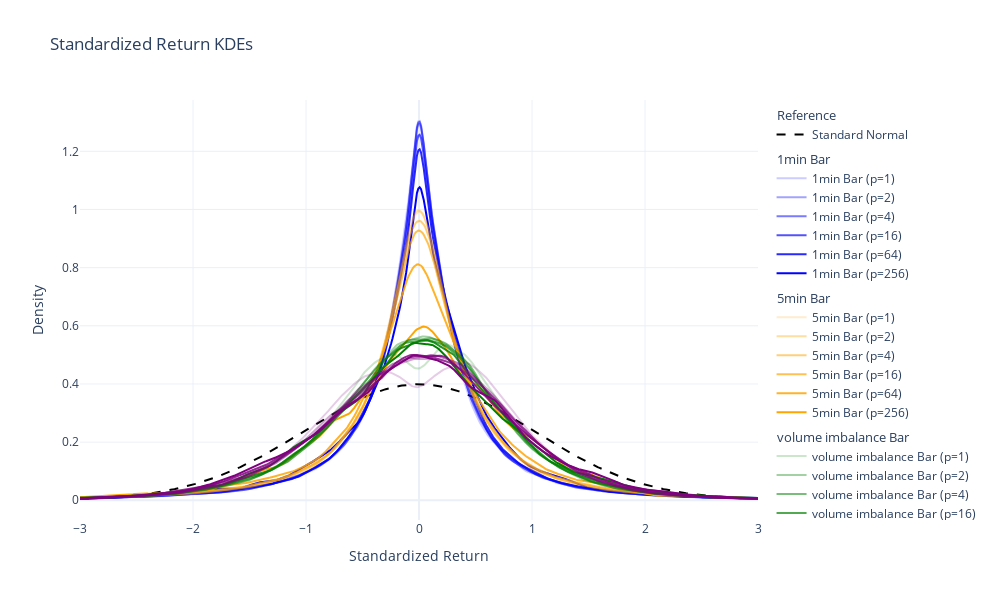

Here is the notebook cell this chart was saved with:
### Code cell
import numpy as np
import pandas as pd
from scipy.stats import norm, gaussian_kde
import plotly.graph_objects as go

raw_bar = pd.read_parquet(os.path.join(os.getcwd(), 'history.parquet'))
time_bar = pd.read_parquet(os.path.join(os.getcwd(), 'time_bar.parquet'))
vimb_bar = pd.read_parquet(os.path.join(os.getcwd(), 'volume_imbalance_bar.parquet'))
vrun_bar = pd.read_parquet(os.path.join(os.getcwd(), 'volume_run_bar.parquet'))
print(raw_bar.shape[0])
print(time_bar.shape[0])
print(vimb_bar.shape[0])
print(vrun_bar.shape[0])

# Constants
MAX = 0.02
MIN = -0.02
BIN = 500
x = np.linspace(-3, 3, BIN)

# Create figure
fig = go.Figure()

# Standard Normal curve
standard_pdf = norm.pdf(x, 0, 1)
fig.add_trace(go.Scatter(
    x=x, y=standard_pdf,
    mode='lines',
    name='Standard Normal',
    line=dict(color='black', dash='dash', width=2),
    legendgroup='normal',
    legendgrouptitle_text='Reference'
))


def add_hist(data: pd.DataFrame, period_list, label: str, color: str):
    alphas = np.linspace(0.2, 1.0, len(period_list))
    for period, alpha in zip(period_list, alphas):
        data_sub = data[-(60*24*25*5):]
        returns = np.log1p(data_sub["close"].pct_change(periods=period).fillna(0))
        mu, std = norm.fit(returns)
        standardized_returns = (returns - mu) / std
        kde = gaussian_kde(standardized_returns, bw_method=0.05)
        fig.add_trace(go.Scatter(
            x=x, y=kde(x),
            mode='lines',
            name=f'{label} (p={period})',
            line=dict(color=color, width=2),
            opacity=alpha,
            legendgroup=label,
            legendgrouptitle_text=label
        ))


# Periods
periods = [1, 2, 4, 16, 64, 256]

# Add data groups with color
add_hist(raw_bar, periods, '1min Bar', 'blue')
add_hist(time_bar, periods, '5min Bar', 'orange')
add_hist(vimb_bar, periods, 'volume imbalance Bar', 'green')
add_hist(vrun_bar, periods, 'volume run Bar', 'purple')

# Layout
fig.update_layout(
    title='Standardized Return KDEs',
    xaxis_title='Standardized Return',
    yaxis_title='Density',
    template='plotly_white',
    legend=dict(
        orientation="v",
        x=1.02,
        y=1,
        tracegroupgap=5
    ),
    width=1000,
    height=600
)

fig.show()

### Figure 1 — Plotly figure (JSON) as saved in the notebook; plotly's stock layout.template omitted (floating-point values rounded to 4 significant figures; data arrays with more than 128 entries replaced by an {"elided": "..."} marker saying what was removed)
{"data": [{"legendgroup": "normal", "legendgrouptitle": {"text": "Reference"}, "line": {"color": "black", "dash": "dash", "width": 2}, "mode": "lines", "name": "Standard Normal", "type": "scatter", "x": {"elided": "500 float values"}, "y": {"elided": "500 float values"}}, {"legendgroup": "1min Bar", "legendgrouptitle": {"text": "1min Bar"}, "line": {"color": "blue", "width": 2}, "mode": "lines", "name": "1min Bar (p=1)", "opacity": 0.2, "type": "scatter", "x": {"elided": "500 float values"}, "y": {"elided": "500 float values"}}, {"legendgroup": "1min Bar", "legendgrouptitle": {"text": "1min Bar"}, "line": {"color": "blue", "width": 2}, "mode": "lines", "name": "1min Bar (p=2)", "opacity": 0.36, "type": "scatter", "x": {"elided": "500 float values"}, "y": {"elided": "500 float values"}}, {"legendgroup": "1min Bar", "legendgrouptitle": {"text": "1min Bar"}, "line": {"color": "blue", "width": 2}, "mode": "lines", "name": "1min Bar (p=4)", "opacity": 0.52, "type": "scatter", "x": {"elided": "500 float values"}, "y": {"elided": "500 float values"}}, {"legendgroup": "1min Bar", "legendgrouptitle": {"text": "1min Bar"}, "line": {"color": "blue", "width": 2}, "mode": "lines", "name": "1min Bar (p=16)", "opacity": 0.68, "type": "scatter", "x": {"elided": "500 float values"}, "y": {"elided": "500 float values"}}, {"legendgroup": "1min Bar", "legendgrouptitle": {"text": "1min Bar"}, "line": {"color": "blue", "width": 2}, "mode": "lines", "name": "1min Bar (p=64)", "opacity": 0.84, "type": "scatter", "x": {"elided": "500 float values"}, "y": {"elided": "500 float values"}}, {"legendgroup": "1min Bar", "legendgrouptitle": {"text": "1min Bar"}, "line": {"color": "blue", "width": 2}, "mode": "lines", "name": "1min Bar (p=256)", "opacity": 1, "type": "scatter", "x": {"elided": "500 float values"}, "y": {"elided": "500 float values"}}, {"legendgroup": "5min Bar", "legendgrouptitle": {"text": "5min Bar"}, "line": {"color": "orange", "width": 2}, "mode": "lines", "name": "5min Bar (p=1)", "opacity": 0.2, "type": "scatter", "x": {"elided": "500 float values"}, "y": {"elided": "500 float values"}}, {"legendgroup": "5min Bar", "legendgrouptitle": {"text": "5min Bar"}, "line": {"color": "orange", "width": 2}, "mode": "lines", "name": "5min Bar (p=2)", "opacity": 0.36, "type": "scatter", "x": {"elided": "500 float values"}, "y": {"elided": "500 float values"}}, {"legendgroup": "5min Bar", "legendgrouptitle": {"text": "5min Bar"}, "line": {"color": "orange", "width": 2}, "mode": "lines", "name": "5min Bar (p=4)", "opacity": 0.52, "type": "scatter", "x": {"elided": "500 float values"}, "y": {"elided": "500 float values"}}, {"legendgroup": "5min Bar", "legendgrouptitle": {"text": "5min Bar"}, "line": {"color": "orange", "width": 2}, "mode": "lines", "name": "5min Bar (p=16)", "opacity": 0.68, "type": "scatter", "x": {"elided": "500 float values"}, "y": {"elided": "500 float values"}}, {"legendgroup": "5min Bar", "legendgrouptitle": {"text": "5min Bar"}, "line": {"color": "orange", "width": 2}, "mode": "lines", "name": "5min Bar (p=64)", "opacity": 0.84, "type": "scatter", "x": {"elided": "500 float values"}, "y": {"elided": "500 float values"}}, {"legendgroup": "5min Bar", "legendgrouptitle": {"text": "5min Bar"}, "line": {"color": "orange", "width": 2}, "mode": "lines", "name": "5min Bar (p=256)", "opacity": 1, "type": "scatter", "x": {"elided": "500 float values"}, "y": {"elided": "500 float values"}}, {"legendgroup": "volume imbalance Bar", "legendgrouptitle": {"text": "volume imbalance Bar"}, "line": {"color": "green", "width": 2}, "mode": "lines", "name": "volume imbalance Bar (p=1)", "opacity": 0.2, "type": "scatter", "x": {"elided": "500 float values"}, "y": {"elided": "500 float values"}}, {"legendgroup": "volume imbalance Bar", "legendgrouptitle": {"text": "volume imbalance Bar"}, "line": {"color": "green", "width": 2}, "mode": "lines", "name": "volume imbalance Bar (p=2)", "opacity": 0.36, "type": "scatter", "x": {"elided": "500 float values"}, "y": {"elided": "500 float values"}}, {"legendgroup": "volume imbalance Bar", "legendgrouptitle": {"text": "volume imbalance Bar"}, "line": {"color": "green", "width": 2}, "mode": "lines", "name": "volume imbalance Bar (p=4)", "opacity": 0.52, "type": "scatter", "x": {"elided": "500 float values"}, "y": {"elided": "500 float values"}}, {"legendgroup": "volume imbalance Bar", "legendgrouptitle": {"text": "volume imbalance Bar"}, "line": {"color": "green", "width": 2}, "mode": "lines", "name": "volume imbalance Bar (p=16)", "opacity": 0.68, "type": "scatter", "x": {"elided": "500 float values"}, "y": {"elided": "500 float values"}}, {"legendgroup": "volume imbalance Bar", "legendgrouptitle": {"text": "volume imbalance Bar"}, "line": {"color": "green", "width": 2}, "mode": "lines", "name": "volume imbalance Bar (p=64)", "opacity": 0.84, "type": "scatter", "x": {"elided": "500 float values"}, "y": {"elided": "500 float values"}}, {"legendgroup": "volume imbalance Bar", "legendgrouptitle": {"text": "volume imbalance Bar"}, "line": {"color": "green", "width": 2}, "mode": "lines", "name": "volume imbalance Bar (p=256)", "opacity": 1, "type": "scatter", "x": {"elided": "500 float values"}, "y": {"elided": "500 float values"}}, {"legendgroup": "volume run Bar", "legendgrouptitle": {"text": "volume run Bar"}, "line": {"color": "purple", "width": 2}, "mode": "lines", "name": "volume run Bar (p=1)", "opacity": 0.2, "type": "scatter", "x": {"elided": "500 float values"}, "y": {"elided": "500 float values"}}, {"legendgroup": "volume run Bar", "legendgrouptitle": {"text": "volume run Bar"}, "line": {"color": "purple", "width": 2}, "mode": "lines", "name": "volume run Bar (p=2)", "opacity": 0.36, "type": "scatter", "x": {"elided": "500 float values"}, "y": {"elided": "500 float values"}}, {"legendgroup": "volume run Bar", "legendgrouptitle": {"text": "volume run Bar"}, "line": {"color": "purple", "width": 2}, "mode": "lines", "name": "volume run Bar (p=4)", "opacity": 0.52, "type": "scatter", "x": {"elided": "500 float values"}, "y": {"elided": "500 float values"}}, {"legendgroup": "volume run Bar", "legendgrouptitle": {"text": "volume run Bar"}, "line": {"color": "purple", "width": 2}, "mode": "lines", "name": "volume run Bar (p=16)", "opacity": 0.68, "type": "scatter", "x": {"elided": "500 float values"}, "y": {"elided": "500 float values"}}, {"legendgroup": "volume run Bar", "legendgrouptitle": {"text": "volume run Bar"}, "line": {"color": "purple", "width": 2}, "mode": "lines", "name": "volume run Bar (p=64)", "opacity": 0.84, "type": "scatter", "x": {"elided": "500 float values"}, "y": {"elided": "500 float values"}}, {"legendgroup": "volume run Bar", "legendgrouptitle": {"text": "volume run Bar"}, "line": {"color": "purple", "width": 2}, "mode": "lines", "name": "volume run Bar (p=256)", "opacity": 1, "type": "scatter", "x": {"elided": "500 float values"}, "y": {"elided": "500 float values"}}], "layout": {"height": 600, "legend": {"orientation": "v", "tracegroupgap": 5, "x": 1.02, "y": 1}, "title": {"text": "Standardized Return KDEs"}, "width": 1000, "xaxis": {"title": {"text": "Standardized Return"}}, "yaxis": {"title": {"text": "Density"}}}}
